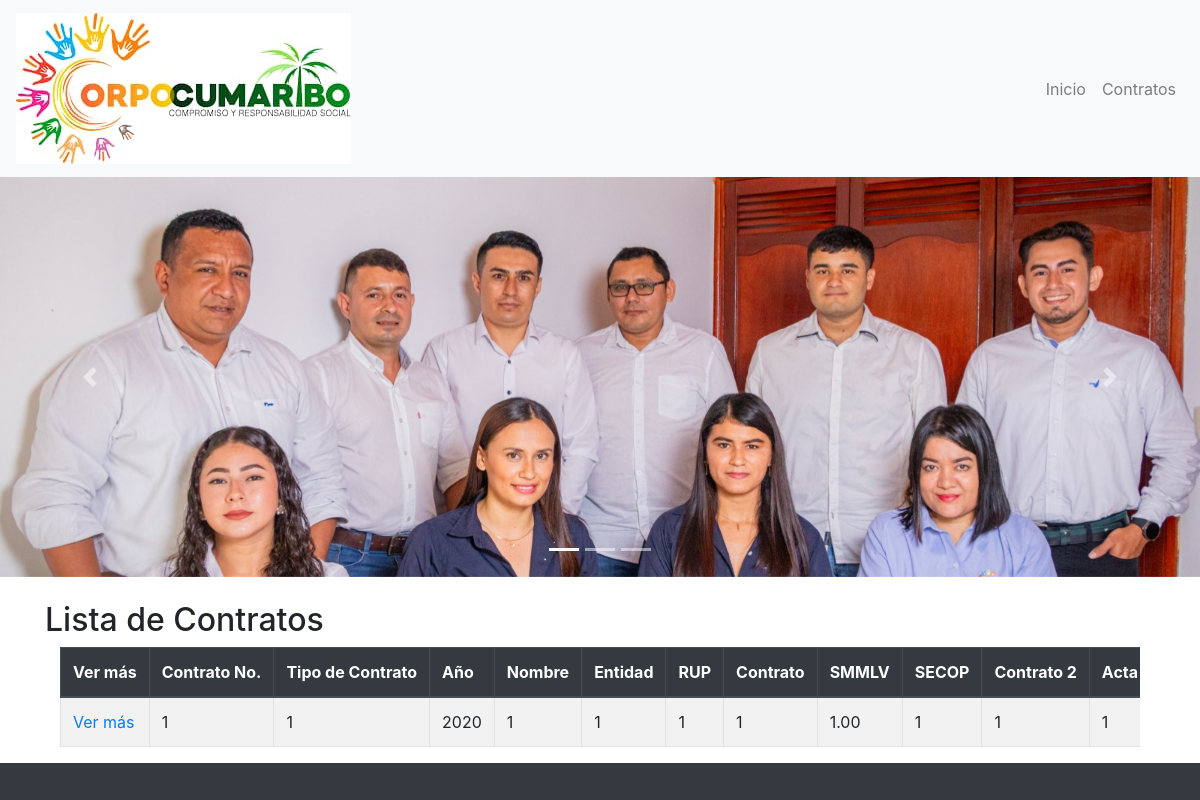
Page /contratos on the committed database.
### contratos/models.py (models this page shows, shortened)
class Contrato(models.Model):
    ANO = models.IntegerField()
    contrato_no = models.CharField(max_length=100)
    tipo_de_contrato = models.CharField(max_length=100)
    nombre = models.CharField(max_length=255)
    entidad = models.CharField(max_length=255)
    rup = models.CharField(max_length=100, blank=True, null=True)
    contrato = models.CharField(max_length=100)
    smmlv = models.DecimalField(max_digits=10, decimal_places=2)
    secop = models.CharField(max_length=100, blank=True, null=True)
    contrato2 = models.CharField(max_length=100, blank=True, null=True)
    acta_final = models.CharField(max_length=100, blank=True, null=True)
    objeto = models.TextField()
    fecha_inicio = models.CharField(max_length=100, blank=True, null=True)
    fecha_final = models.CharField(max_length=100, blank=True, null=True)
    valor = models.DecimalField(max_digits=15, decimal_places=2)
    smmlv3 = models.DecimalField(max_digits=10, decimal_places=2, blank=True, null=True)
    adicion = models.DecimalField(max_digits=15, decimal_places=2, blank=True, null=True)
    part_porc = models.DecimalField(max_digits=5, decimal_places=2, verbose_name="Part. %")
    valor_total = models.DecimalField(max_digits=15, decimal_places=2)
    smmlv4 = models.DecimalField(max_digits=10, decimal_places=2, blank=True, null=True)
    is_visible = models.BooleanField(default=True)
    created = models.DateTimeField(auto_now_add=True)
    class Meta:
        verbose_name = "Contrato"
        verbose_name_plural = "Contratos"
        ordering = ['-ANO']

### contratos/views.py (the view)
# urls.py: path('contratos', lista_contratos, name='contratos'),
def lista_contratos(request):
    contratos = Contrato.objects.filter(is_visible=True)
    return render(request, 'contratos.html', {'contratos': contratos})

### templates/contratos.html (shortened to what this page needs)
{% extends 'base.html' %}
{% block content %}
<h2>Lista de Contratos</h2>
<div class="container">
    <div class="table-responsive" style="overflow-x: scroll; white-space: nowrap;">
        <table class="table table-bordered table-striped" style="min-width: 1500px;">
            <thead class="thead-dark">
                <tr>
                    <th>Ver más</th>
                    <th>Contrato No.</th>
                    <th>Tipo de Contrato</th>
                    <th>Año</th>
                    <th>Nombre</th>
                    <th>Entidad</th>
                    <th>RUP</th>
                    <th>Contrato</th>
                    <th>SMMLV</th>
                    <th>SECOP</th>
                    <th>Contrato 2</th>
                    <th>Acta Final</th>
                </tr>
            </thead>
            <tbody>
                {% for contrato in contratos %}
                <tr>
                    <td><a href="{% url 'detalle_contrato' contrato.id %}">Ver más</a></td>
                    <td>{{ contrato.contrato_no }}</td>
                    <td>{{ contrato.tipo_de_contrato }}</td>
                    <td>{{ contrato.ANO }}</td>
                    <td>{{ contrato.nombre }}</td>
                    <td>{{ contrato.entidad }}</td>
                    <td>{{ contrato.rup }}</td>
                    <td>{{ contrato.contrato }}</td>
                    <td>{{ contrato.smmlv }}</td>
                    <td>{{ contrato.secop }}</td>
                    <td>{{ contrato.contrato2 }}</td>
                    <td>{{ contrato.acta_final }}</td>
                </tr>
                {% endfor %}
            </tbody>
        </table>
    </div>
</div>
{% endblock %}

### templates/base.html (style rules this page uses)
html, body { height: 100%; }
body { display: flex; flex-direction: column; }

### rows in the picture
Contrato: contrato_no "1", tipo_de_contrato "1", ANO "2020", nombre "1", entidad "1", rup "1", contrato "1", smmlv "1.00", secop "1", contrato2 "1", acta_final "1"
